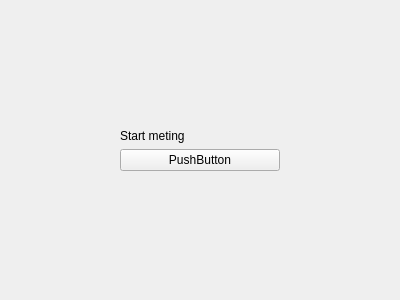
<?xml version="1.0" encoding="UTF-8"?>
<ui version="4.0">
 <class>Form</class>
 <widget class="QWidget" name="Form">
  <property name="geometry">
   <rect>
    <x>0</x>
    <y>0</y>
    <width>400</width>
    <height>300</height>
   </rect>
  </property>
  <property name="windowTitle">
   <string>Form</string>
  </property>
  <layout class="QHBoxLayout" name="horizontalLayout">
   <item>
    <widget class="QWidget" name="main" native="true">
     <property name="sizePolicy">
      <sizepolicy hsizetype="Expanding" vsizetype="Preferred">
       <horstretch>0</horstretch>
       <verstretch>0</verstretch>
      </sizepolicy>
     </property>
     <layout class="QHBoxLayout" name="horizontalLayout_2">
      <property name="spacing">
       <number>30</number>
      </property>
      <property name="leftMargin">
       <number>100</number>
      </property>
      <property name="topMargin">
       <number>30</number>
      </property>
      <property name="rightMargin">
       <number>100</number>
      </property>
      <property name="bottomMargin">
       <number>30</number>
      </property>
      <item>
       <widget class="QWidget" name="widget_2" native="true">
        <property name="sizePolicy">
         <sizepolicy hsizetype="Preferred" vsizetype="Fixed">
          <horstretch>0</horstretch>
          <verstretch>0</verstretch>
         </sizepolicy>
        </property>
        <layout class="QVBoxLayout" name="verticalLayout_3">
         <item>
          <widget class="QLabel" name="label">
           <property name="text">
            <string>Start meting</string>
           </property>
          </widget>
         </item>
         <item>
          <widget class="QPushButton" name="pushButton_4">
           <property name="text">
            <string>PushButton</string>
           </property>
          </widget>
         </item>
        </layout>
       </widget>
      </item>
     </layout>
    </widget>
   </item>
  </layout>
 </widget>
 <resources/>
 <connections/>
</ui>
